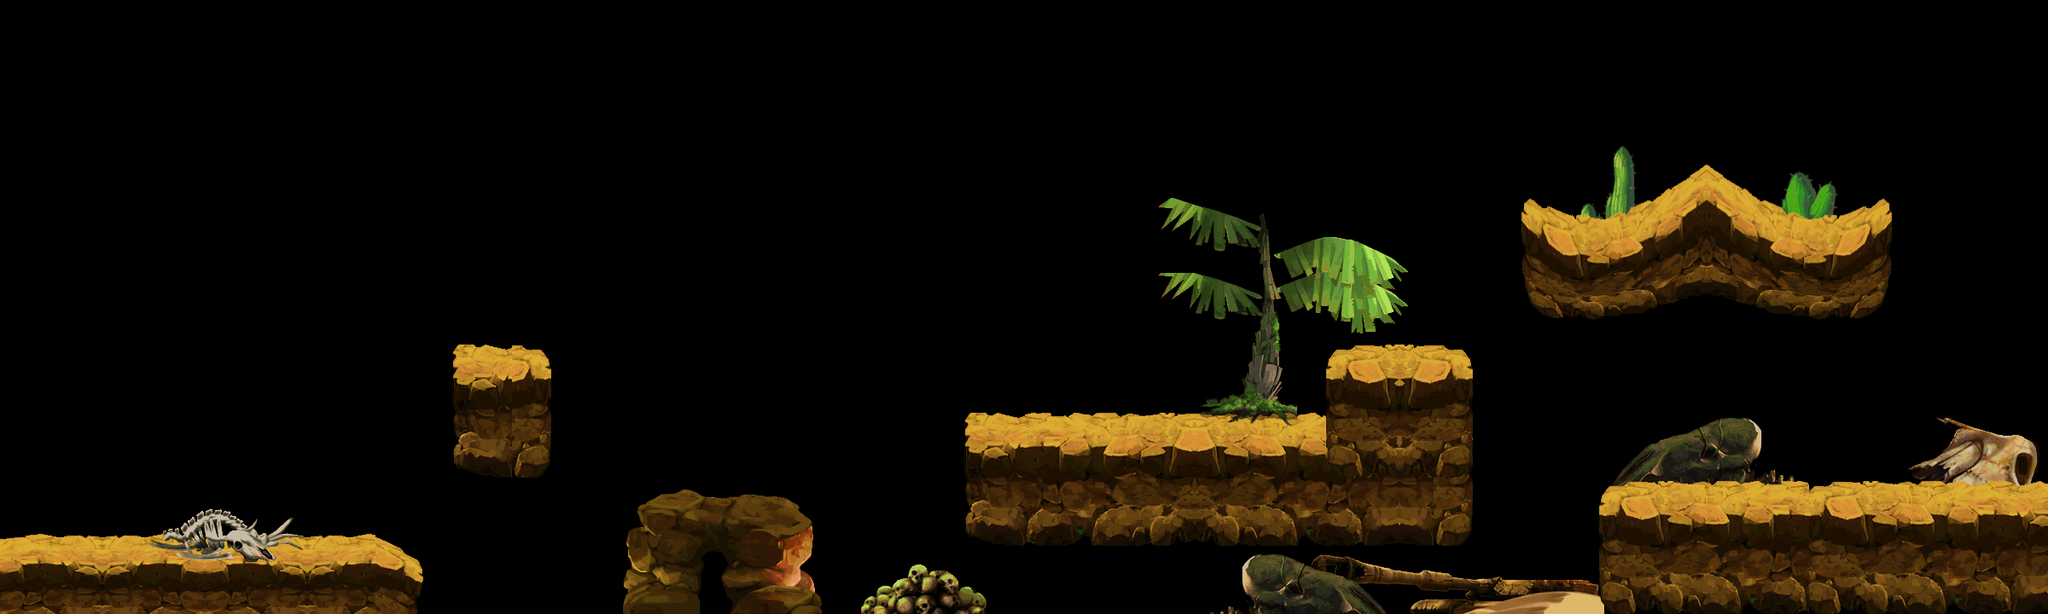

The image is a tile-based game level rendered from a .tmx file. Its description and source (layers, tilesets, objects; grid data summarised) follow:
An orthogonal 60x18 tile map with 40x40 px tiles, 4 tile layers (land1, land2, land3, land4) and 37 objects.

<map version="1.0" orientation="orthogonal" width="60" height="18" tilewidth="40" tileheight="40">
 <tileset firstgid="1" name="4-2-1" tilewidth="40" tileheight="40">
  <image source="d-land.png" width="2025" height="1793" />
 </tileset>
 <layer name="land1" width="60" height="18">
  <data>[1080 cells, 172 non-empty, 170 distinct tile ids]</data>
 </layer>
 <layer name="land2" width="60" height="18">
  <data>[1080 cells, 402 non-empty, 209 distinct tile ids]</data>
 </layer>
 <layer name="land3" width="60" height="18">
  <data>[1080 cells, 158 non-empty, 140 distinct tile ids]</data>
 </layer>
 <layer name="land4" width="60" height="18">
  <data>[1080 cells, 31 non-empty, 31 distinct tile ids]</data>
 </layer>
 <objectgroup name="pengzhuang" width="60" height="18">
  <object x="-6" y="642" width="438" height="90" />
  <object x="534" y="428" width="106" height="45" />
  <object x="753" y="595" width="180" height="48" />
  <object x="1133" y="506" width="421" height="45" />
  <object x="1872" y="585" width="532" height="132" />
  <object x="432" y="666" width="53" height="63" />
  <object x="1803" y="281" width="197" height="36" />
  <object x="1999" y="279" width="201" height="37" />
  <object x="1554" y="431" width="169" height="117" />
 </objectgroup>
 <objectgroup name="zuobiao1" width="60" height="18">
  <object x="1403" y="497">
   <properties>
    <property name="id" value="1" />
    <property name="type" value="1" />
   </properties>
  </object>
  <object x="325" y="664">
   <properties>
    <property name="id" value="1" />
    <property name="type" value="1" />
   </properties>
  </object>
  <object x="261" y="664">
   <properties>
    <property name="id" value="1" />
    <property name="type" value="1" />
   </properties>
  </object>
  <object x="1491" y="511">
   <properties>
    <property name="id" value="1" />
    <property name="type" value="1" />
   </properties>
  </object>
  <object x="1427" y="511">
   <properties>
    <property name="id" value="1" />
    <property name="type" value="1" />
   </properties>
  </object>
 </objectgroup>
 <objectgroup name="zuobiao2" width="60" height="18">
  <object x="591" y="421">
   <properties>
    <property name="id" value="101" />
    <property name="num" value="5" />
    <property name="range" value="100" />
    <property name="time" value="1" />
    <property name="timemax" value="12" />
    <property name="timemin" value="3" />
    <property name="z" value="0" />
   </properties>
  </object>
  <object x="316" y="638">
   <properties>
    <property name="id" value="101" />
    <property name="num" value="6" />
    <property name="range" value="20" />
    <property name="time" value="2" />
    <property name="timemax" value="12" />
    <property name="timmin" value="3" />
   </properties>
  </object>
  <object x="1300" y="506">
   <properties>
    <property name="id" value="101" />
    <property name="num" value="6" />
    <property name="range" value="20" />
    <property name="time" value="2" />
    <property name="timemax" value="12" />
    <property name="timmin" value="3" />
   </properties>
  </object>
  <object x="2032" y="584">
   <properties>
    <property name="id" value="103" />
    <property name="num" value="4" />
    <property name="range" value="50" />
    <property name="time" value="6" />
    <property name="timemax" value="10" />
    <property name="timmin" value="3" />
   </properties>
  </object>
  <object x="146" y="642">
   <properties>
    <property name="id" value="111" />
    <property name="num" value="2" />
    <property name="range" value="20" />
    <property name="time" value="1" />
    <property name="timemax" value="8" />
    <property name="timmin" value="1" />
   </properties>
  </object>
  <object x="842" y="594">
   <properties>
    <property name="id" value="111" />
    <property name="num" value="2" />
    <property name="range" value="20" />
    <property name="time" value="1" />
    <property name="timemax" value="8" />
    <property name="timmin" value="1" />
   </properties>
  </object>
  <object x="2150" y="582">
   <properties>
    <property name="id" value="111" />
    <property name="num" value="2" />
    <property name="range" value="20" />
    <property name="time" value="1" />
    <property name="timemax" value="8" />
    <property name="timmin" value="1" />
   </properties>
  </object>
  <object x="726" y="90">
   <properties>
    <property name="id" value="107" />
    <property name="num" value="3" />
    <property name="range" value="0" />
    <property name="time" value="1" />
    <property name="timemax" value="12" />
    <property name="timmin" value="3" />
   </properties>
  </object>
  <object x="1604" y="84">
   <properties>
    <property name="id" value="107" />
    <property name="num" value="3" />
    <property name="range" value="0" />
    <property name="time" value="1" />
    <property name="timemax" value="12" />
    <property name="timmin" value="3" />
   </properties>
  </object>
  <object x="70" y="642">
   <properties>
    <property name="id" value="111" />
    <property name="num" value="4" />
    <property name="range" value="0" />
    <property name="time" value="1" />
    <property name="timemax" value="8" />
    <property name="timmin" value="1" />
   </properties>
  </object>
  <object x="1358" y="506">
   <properties>
    <property name="id" value="111" />
    <property name="num" value="4" />
    <property name="range" value="0" />
    <property name="time" value="1" />
    <property name="timemax" value="8" />
    <property name="timmin" value="1" />
   </properties>
  </object>
  <object x="2244" y="582">
   <properties>
    <property name="id" value="111" />
    <property name="num" value="4" />
    <property name="range" value="0" />
    <property name="time" value="1" />
    <property name="timemax" value="8" />
    <property name="timmin" value="1" />
   </properties>
  </object>
  <object x="1200" y="508">
   <properties>
    <property name="id" value="108" />
    <property name="num" value="5" />
    <property name="range" value="100" />
    <property name="time" value="1" />
    <property name="timemax" value="12" />
    <property name="timemin" value="3" />
    <property name="z" value="0" />
   </properties>
  </object>
  <object x="1969" y="585">
   <properties>
    <property name="id" value="108" />
    <property name="num" value="5" />
    <property name="range" value="100" />
    <property name="time" value="1" />
    <property name="timemax" value="12" />
    <property name="timemin" value="3" />
    <property name="z" value="0" />
   </properties>
  </object>
  <object x="568" y="426">
   <properties>
    <property name="id" value="102" />
    <property name="num" value="5" />
    <property name="range" value="0" />
    <property name="time" value="1" />
    <property name="timemax" value="20" />
    <property name="timmin" value="5" />
   </properties>
  </object>
  <object x="1624" y="420">
   <properties>
    <property name="id" value="102" />
    <property name="num" value="5" />
    <property name="range" value="0" />
    <property name="time" value="1" />
    <property name="timemax" value="20" />
    <property name="timmin" value="5" />
   </properties>
  </object>
  <object x="2000" y="212">
   <properties>
    <property name="id" value="102" />
    <property name="num" value="5" />
    <property name="range" value="0" />
    <property name="time" value="1" />
    <property name="timemax" value="20" />
    <property name="timmin" value="5" />
   </properties>
  </object>
  </objectgroup>
 <objectgroup name="zuobiao3" width="60" height="18">
  <!-- 5 objects omitted --></objectgroup>
</map>
<!-- 6 of 37 objects omitted -->
